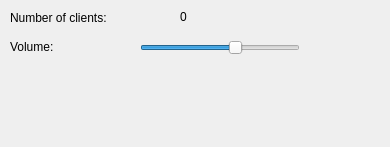
<?xml version="1.0" encoding="UTF-8"?>
<ui version="4.0">
 <class>WaitingWindow</class>
 <widget class="QMainWindow" name="WaitingWindow">
  <property name="geometry">
   <rect>
    <x>0</x>
    <y>0</y>
    <width>390</width>
    <height>147</height>
   </rect>
  </property>
  <property name="windowTitle">
   <string>WaitingWindow</string>
  </property>
  <widget class="QWidget" name="centralWidget">
   <widget class="QLabel" name="label">
    <property name="geometry">
     <rect>
      <x>10</x>
      <y>10</y>
      <width>141</width>
      <height>16</height>
     </rect>
    </property>
    <property name="text">
     <string>Number of clients:</string>
    </property>
   </widget>
   <widget class="QLabel" name="clientsCountLabel">
    <property name="geometry">
     <rect>
      <x>180</x>
      <y>10</y>
      <width>59</width>
      <height>14</height>
     </rect>
    </property>
    <property name="text">
     <string>0</string>
    </property>
   </widget>
   <widget class="QSlider" name="volumeSlider">
    <property name="geometry">
     <rect>
      <x>140</x>
      <y>40</y>
      <width>160</width>
      <height>16</height>
     </rect>
    </property>
    <property name="value">
     <number>60</number>
    </property>
    <property name="orientation">
     <enum>Qt::Horizontal</enum>
    </property>
   </widget>
   <widget class="QLabel" name="label_2">
    <property name="geometry">
     <rect>
      <x>10</x>
      <y>40</y>
      <width>59</width>
      <height>14</height>
     </rect>
    </property>
    <property name="text">
     <string>Volume:</string>
    </property>
   </widget>
  </widget>
 </widget>
 <layoutdefault spacing="6" margin="11"/>
 <resources/>
 <connections/>
</ui>
